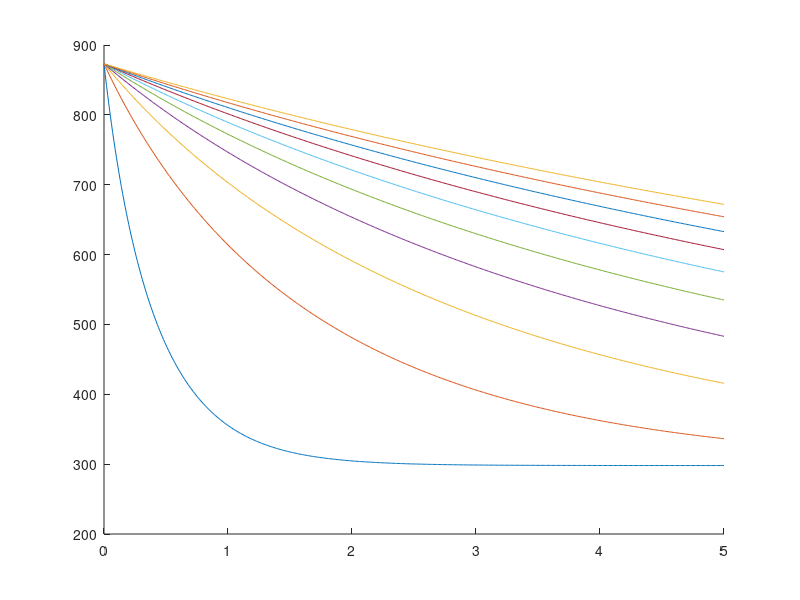

Write the MATLAB code that produced this figure.
clc
clear
%Ve = .2;
Ve = linspace(0.01,0.3,10);
epsilon = .55;
%epsilon = linspace(0.1,0.9,10);
A1 = 4450*Ve;
A2 = 92.446;
A3 = epsilon*5.67e-8;
Tinf = 298; Tsur = 298; Ti = 600+273;%K
xspan = 0:1e-2:5;
for k = 1:10
    hold on
    A1 = 4450*Ve(k);
    %A3 = epsilon(k)*5.67e-8;
    [x, T] = ode45(@(x, T) -(A2*(T-Tinf) + A3*(T^4 - Tsur^4))/A1, xspan, Ti);
    plot(x,T)
end